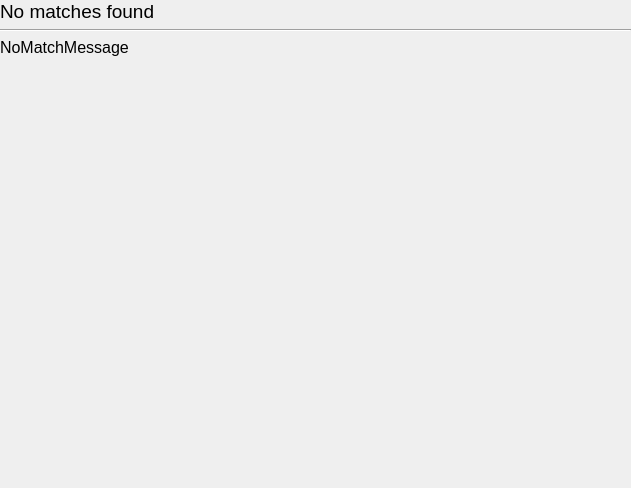
<?xml version="1.0" encoding="UTF-8"?>
<ui version="4.0">
 <class>RecognitionNoMatchWidget</class>
 <widget class="QWidget" name="RecognitionNoMatchWidget">
  <property name="geometry">
   <rect>
    <x>0</x>
    <y>0</y>
    <width>631</width>
    <height>488</height>
   </rect>
  </property>
  <property name="windowTitle">
   <string>No match</string>
  </property>
  <layout class="QVBoxLayout" name="verticalLayout">
   <property name="leftMargin">
    <number>0</number>
   </property>
   <property name="topMargin">
    <number>0</number>
   </property>
   <property name="rightMargin">
    <number>0</number>
   </property>
   <property name="bottomMargin">
    <number>0</number>
   </property>
   <item>
    <widget class="QLabel" name="labelPageTitle">
     <property name="font">
      <font>
       <pointsize>14</pointsize>
      </font>
     </property>
     <property name="text">
      <string>No matches found</string>
     </property>
    </widget>
   </item>
   <item>
    <widget class="Line" name="line">
     <property name="orientation">
      <enum>Qt::Orientation::Horizontal</enum>
     </property>
    </widget>
   </item>
   <item>
    <widget class="QLabel" name="labelNoMatchMessage">
     <property name="font">
      <font>
       <pointsize>12</pointsize>
      </font>
     </property>
     <property name="text">
      <string>NoMatchMessage</string>
     </property>
     <property name="wordWrap">
      <bool>true</bool>
     </property>
    </widget>
   </item>
   <item>
    <spacer name="verticalSpacer">
     <property name="orientation">
      <enum>Qt::Orientation::Vertical</enum>
     </property>
     <property name="sizeHint" stdset="0">
      <size>
       <width>20</width>
       <height>40</height>
      </size>
     </property>
    </spacer>
   </item>
  </layout>
 </widget>
 <resources/>
 <connections/>
</ui>
